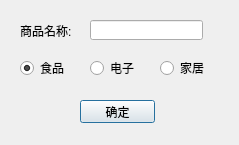
<?xml version="1.0" encoding="UTF-8"?>
<ui version="4.0">
 <class>SelectItemType</class>
 <widget class="QDialog" name="SelectItemType">
  <property name="geometry">
   <rect>
    <x>0</x>
    <y>0</y>
    <width>239</width>
    <height>145</height>
   </rect>
  </property>
  <property name="windowTitle">
   <string>Dialog</string>
  </property>
  <widget class="QRadioButton" name="radioFood">
   <property name="geometry">
    <rect>
     <x>20</x>
     <y>60</y>
     <width>89</width>
     <height>16</height>
    </rect>
   </property>
   <property name="text">
    <string>食品</string>
   </property>
   <property name="checked">
    <bool>true</bool>
   </property>
  </widget>
  <widget class="QRadioButton" name="radioElec">
   <property name="geometry">
    <rect>
     <x>90</x>
     <y>60</y>
     <width>89</width>
     <height>16</height>
    </rect>
   </property>
   <property name="text">
    <string>电子</string>
   </property>
  </widget>
  <widget class="QRadioButton" name="radioLive">
   <property name="geometry">
    <rect>
     <x>160</x>
     <y>60</y>
     <width>89</width>
     <height>16</height>
    </rect>
   </property>
   <property name="text">
    <string>家居</string>
   </property>
  </widget>
  <widget class="QLabel" name="label">
   <property name="geometry">
    <rect>
     <x>20</x>
     <y>20</y>
     <width>61</width>
     <height>21</height>
    </rect>
   </property>
   <property name="text">
    <string>商品名称:</string>
   </property>
  </widget>
  <widget class="QPushButton" name="pushButton">
   <property name="geometry">
    <rect>
     <x>80</x>
     <y>100</y>
     <width>75</width>
     <height>23</height>
    </rect>
   </property>
   <property name="text">
    <string>确定</string>
   </property>
  </widget>
  <widget class="QLineEdit" name="nameEdit">
   <property name="geometry">
    <rect>
     <x>90</x>
     <y>20</y>
     <width>113</width>
     <height>20</height>
    </rect>
   </property>
  </widget>
 </widget>
 <resources/>
 <connections/>
</ui>
